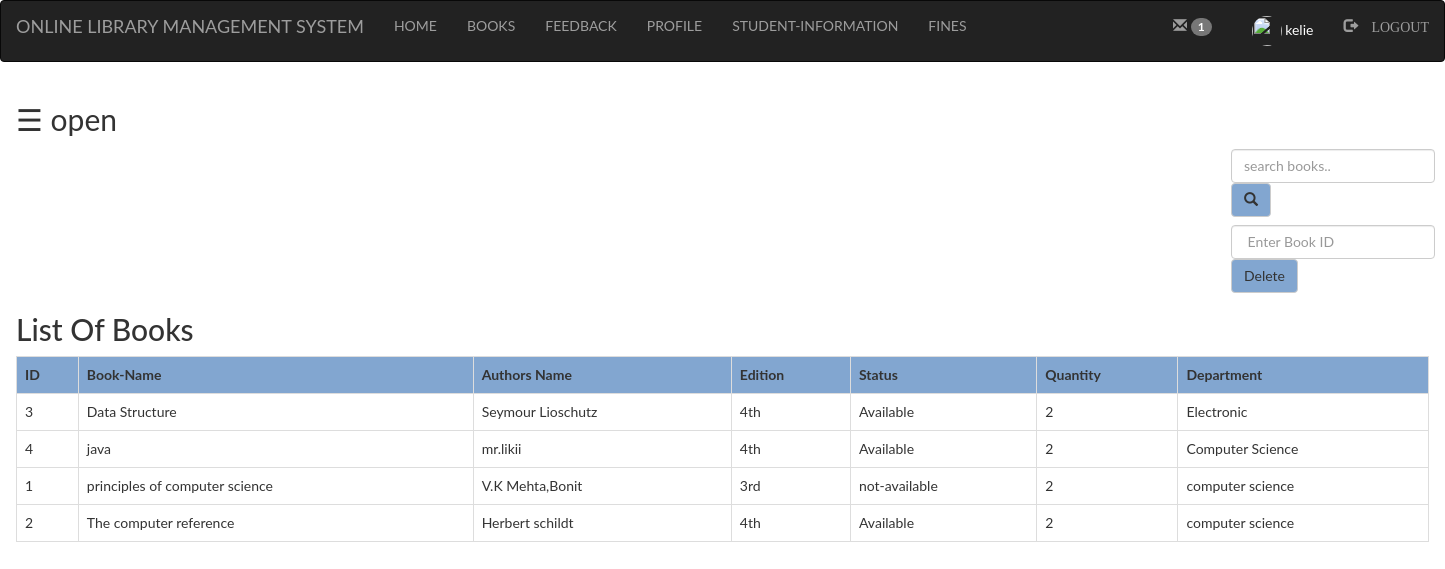
Page /admin/books.php (signed in) on the committed database.
### tables this page shows
CREATE TABLE `books` (
  `bid` int(100) NOT NULL,
  `name` varchar(100) NOT NULL,
  `authors` varchar(100) NOT NULL,
  `edition` varchar(100) NOT NULL,
  `status` varchar(100) NOT NULL,
  `quantity` int(100) NOT NULL,
  `department` varchar(100) NOT NULL
);

### admin/books.php (the view, shortened to what this page needs)
<?php
	include "connection.php";
	include "navbar.php";
?>
<!DOCTYPE html>
<html>
<head>
</head>
<body>
<div id="main">
  <span style="font-size:30px;cursor:pointer" onclick="openNav()">&#9776; open</span>
	<div class="srch">
		<form class="navbar-form" method="post" name="form1">
				<input class="form-control" type="text" name="search" placeholder="search books.." required="">
				<button style="background-color: #82a6d0; " type="submit" name="submit" class="btn btn-default">
					<span class="glyphicon glyphicon-search"></span>
				</button>
		</form>
		<form class="navbar-form" method="post" name="form1">
				<input class="form-control" type="text" name="bid" placeholder=" Enter Book ID" required="">
				<button style="background-color: #82a6d0; " type="submit" name="submit1" class="btn btn-default">Delete
				</button>
		</form>
	</div>
	<h2>List Of Books</h2>
	<?php
		if(isset($_POST['submit']))
		{
			$q=mysqli_query($db,"SELECT * from books where name like'%$_POST[search]%' ");
			if (mysqli_num_rows($q)==0)
			 {
			 	echo "Sorry! No book found. Try searching again.";
			 }
			 else
			 {
				echo "<table class='table table-bordered table-hover'>";
				echo "<tr style='background-color: #82a6d0;'>";
					echo "<th>"; echo "ID";	echo "</th>";
					echo "<th>"; echo "Book-Name";	echo "</th>";
					echo "<th>"; echo "Authors Name";	echo "</th>";
					echo "<th>"; echo "Edition";	echo "</th>";
					echo "<th>"; echo "Status";	echo "</th>";
					echo "<th>"; echo "Quantity";	echo "</th>";
					echo "<th>"; echo "Department";	echo "</th>";
				echo "</tr>";
				while($row=mysqli_fetch_assoc($q))
				{
					echo "<tr>";
					echo "<td>"; echo $row['bid']; echo "</td>";
					echo "<td>"; echo $row['name']; echo "</td>";
					echo "<td>"; echo $row['authors']; echo "</td>";
					echo "<td>"; echo $row['edition']; echo "</td>";
					echo "<td>"; echo $row['status']; echo "</td>";
					echo "<td>"; echo $row['quantity']; echo "</td>";
					echo "<td>"; echo $row['department']; echo "</td>";
					echo "</tr>";
				}
				echo "</table>";
			 }
		}
			else
			{
				$res=mysqli_query($db,"SELECT * FROM `books` ORDER BY `books`.`name` ASC;");
				echo "<table class='table table-bordered table-hover'>";
				echo "<tr style='background-color: #82a6d0;'>";
					echo "<th>"; echo "ID";	echo "</th>";
					echo "<th>"; echo "Book-Name";	echo "</th>";
					echo "<th>"; echo "Authors Name";	echo "</th>";
					echo "<th>"; echo "Edition";	echo "</th>";
					echo "<th>"; echo "Status";	echo "</th>";
					echo "<th>"; echo "Quantity";	echo "</th>";
					echo "<th>"; echo "Department";	echo "</th>";
				echo "</tr>";
				while($row=mysqli_fetch_assoc($res))
				{
					echo "<tr>";
					echo "<td>"; echo $row['bid']; echo "</td>";
					echo "<td>"; echo $row['name']; echo "</td>";
					echo "<td>"; echo $row['authors']; echo "</td>";
					echo "<td>"; echo $row['edition']; echo "</td>";
					echo "<td>"; echo $row['status']; echo "</td>";
					echo "<td>"; echo $row['quantity']; echo "</td>";
					echo "<td>"; echo $row['department']; echo "</td>";
					echo "</tr>";
				}
				echo "</table>";
			}
					?>
</div>
</body>
</html>

### admin/navbar.php (shortened to what this page needs)
<!DOCTYPE html>
<html>
<head>
		<link rel="stylesheet" type="text/css" href="style.css">
		<link rel="stylesheet"  href="bootstrap/css/bootstrap.min.css">
</head>
<body>
	<?php
		$r=mysqli_query($db,"SELECT count(status) as total from message where status='no' and sender='student' ;");
		$c=mysqli_fetch_assoc($r);
	?>
		<nav class="navbar navbar-inverse">
						<div class="container-fluid">
							<div class="navbar-header">
					 		<a class="navbar-brand active">ONLINE LIBRARY MANAGEMENT SYSTEM</a>
							</div>
							<ul class="nav navbar-nav">
							<li><a href="index.php">HOME</a></li>
							<li><a href="books.php">BOOKS</a></li>
							<li><a href="feedback.php">FEEDBACK</a></li>
							</ul>
							<?php
								if(isset($_SESSION['login_user']))
								{?>
									<ul class="nav navbar-nav">
										<li><a href="profile.php">PROFILE</a></li>
											<li><a href="student.php">
												STUDENT-INFORMATION
											</a></li>
											<li><a href="fine.php">
												FINES
											</a></li>
									</ul>
										<ul class="nav navbar-nav navbar-right">
											<li><a href="message.php"><span class="glyphicon glyphicon-envelope"></span>&nbsp<span class="badge bg-green">
												<?php echo $c['total']; ?>
											</span></a></li>
											<li><a href="profile.php">
												<div style="color: white">
													<?php
														echo "<img class='img-circle profile_img' height=30 width=30 src='images/".$_SESSION['pic']."'>";
														echo " ".$_SESSION['login_user'];
													?>
												</div>
											</a></li>
											<li><a href="logout.php"><span class="glyphicon glyphicon-log-out"> LOGOUT</span></a></li>
										</ul>
									<?php
								}
							?>
					</div>
		</nav>
</body>
</html>

### admin/style.css (style rules this page uses)
html, body, div, span, object, iframe, h1, h2, h3, h4, h5, h6, p, blockquote, pre, abbr, address, cite, code, del, dfn, em, img, ins, kbd, q, samp, small, strong, sub, sup, var, b, i, dl, dt, dd, ol, ul, li, fieldset, form, label, legend, table, caption, tbody, tfoot, thead, tr, th, td, article, aside, canvas, details, figcaption, figure, footer, header, hgroup, menu, nav, section, summary, time, mark, audio, video { margin:0; padding:0; border:0; outline:0; font-size:100%; vertical-align:baseline; background:transparent; }
body { line-height:1; }
article,aside,details,figcaption,figure, footer,header,hgroup,menu,nav,section { display:block; }
nav ul { list-style:none; }
a { margin:0; padding:0; font-size:100%; vertical-align:baseline; background:transparent; }
table { border-collapse:collapse; border-spacing:0; }
input, select { vertical-align:middle; }
li a { color: white; text-decoration: none; }
input { height: 30px; width: 300px; }

### admin/books.php (style rules this page uses)
.srch { padding-left: 1200px; }
body { font-family: "Lato", sans-serif; transition: background-color .5s; }
#main { transition: margin-left .5s; padding: 16px; }
.img-circle { margin-left: 10px; }

### rows in the picture
books: bid "3", name "Data Structure", authors "Seymour Lioschutz", edition "4th", status "Available", quantity "2", department "Electronic"
books: bid "4", name "java", authors "mr.likii", edition "4th", status "Available", quantity "2", department "Computer Science"
books: bid "1", name "principles of computer science", authors "V.K Mehta,Bonit", edition "3rd", status "not-available", quantity "2", department "computer science"
books: bid "2", name "The computer reference", authors "Herbert schildt", edition "4th", status "Available", quantity "2", department "computer science"

### other values in the picture
$c['total'] "1"
$_SESSION['login_user'] "kelie"
